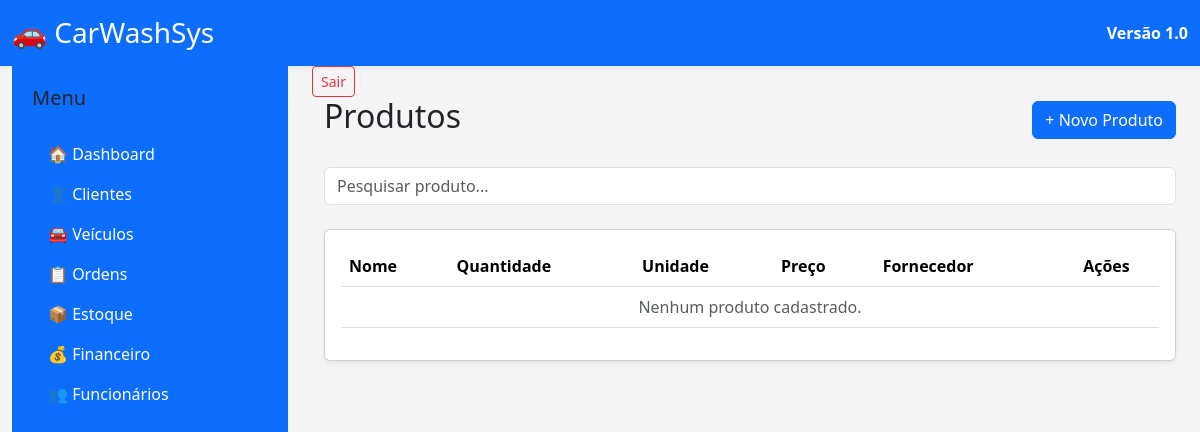
The app's page /estoque/, older data.
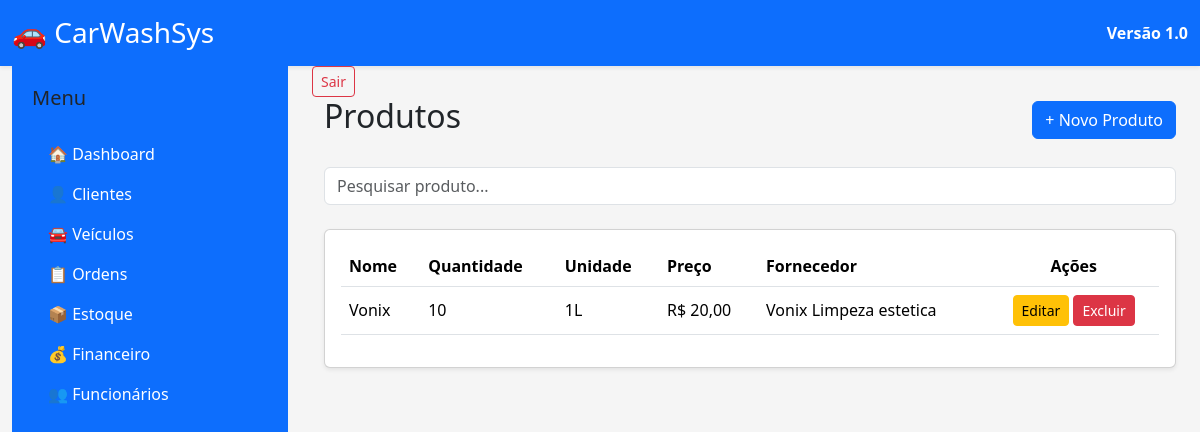
The same page, newer data.
### apps/estoque/models.py (models this page shows, shortened)
class Produto(models.Model):
    nome = models.CharField(
        max_length=100,
    )
    quantidade = models.PositiveIntegerField()
    unidade = models.CharField(
        max_length=20,
    )
    preco = models.DecimalField(
        max_digits=10,
        decimal_places=2,
    )
    fornecedor = models.CharField(
        max_length=100,
        blank=True,
    )
    ativo = models.BooleanField(
        default=True,
    )

### apps/estoque/views.py (the view)
def lista_produtos(request):
    produtos = Produto.objects.all()
    context = {
        "produtos": produtos,
    }
    return render(
        request,
        "estoque/lista.html",
        context
    )

### templates/estoque/lista.html (shortened to what this page needs)
{% extends "base.html" %}
{% block content %}
<div class="container-fluid">
    <div class="d-flex justify-content-between align-items-center mb-4">
        <h2>
            Produtos
        </h2>
        <a
            href="{% url 'novo_produto' %}"
            class="btn btn-primary">
            + Novo Produto
        </a>
    </div>
    <div class="mb-4">
            <input
                type="text"
                class="form-control"
                placeholder="Pesquisar produto...">
        </div>
    <div class="card shadow-sm">
        <div class="card-body">
            <table class="table table-hover align-middle">
                <thead>
                    <tr>
                        <th>Nome</th>
                        <th>Quantidade</th>
                        <th>Unidade</th>
                        <th>Preço</th>
                        <th>Fornecedor</th>
                        <th class="text-center">Ações</th>
                    </tr>
                </thead>
                <tbody>
                    {% for produto in produtos %}
                    <tr>
                        <td>{{ produto.nome }}</td>
                        <td>{{ produto.quantidade }}</td>
                        <td>{{ produto.unidade }}</td>
                        <td>R$ {{ produto.preco|floatformat:2 }}</td>
                        <td>{{ produto.fornecedor }}</td>
                        <td class="text-center">
                            <a
                                href="{% url 'editar_produto' produto.pk %}"
                                class="btn btn-warning btn-sm">
                                Editar
                            </a>
                            <a
                                href="{% url 'excluir_produto' produto.pk %}"
                                class="btn btn-danger btn-sm">
                                Excluir
                            </a>
                        </td>
                    </tr>
                    {% empty %}
                    <tr>
                        <td colspan="6" class="text-center text-muted">
                            Nenhum produto cadastrado.
                        </td>
                    </tr>
                    {% endfor %}
                </tbody>
            </table>
        </div>
    </div>
</div>
{% endblock %}

Row changes from the older to the newer data that the page shows:
added Produto: nome "Vonix", quantidade "10", unidade "1L", preco "20,00", fornecedor "Vonix Limpeza estetica"
Text that changed along with them:
text no longer shown: "Nenhum produto cadastrado."
